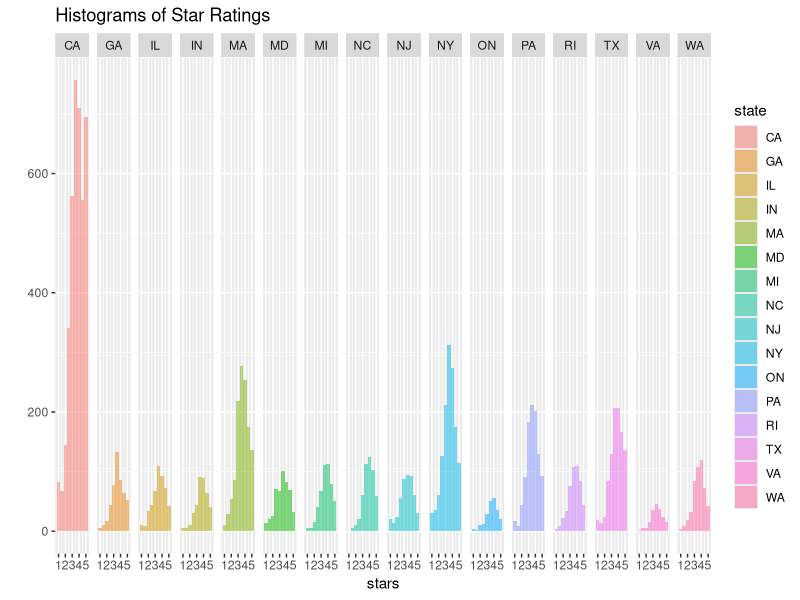
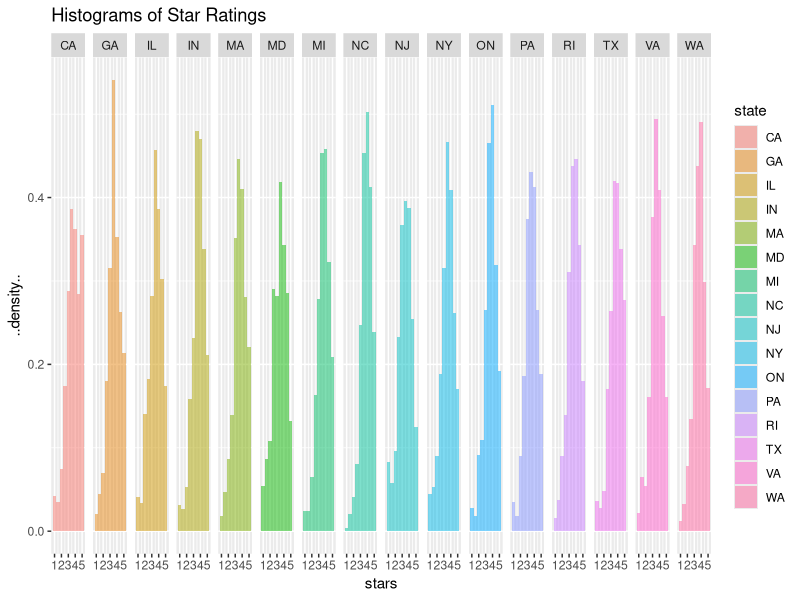
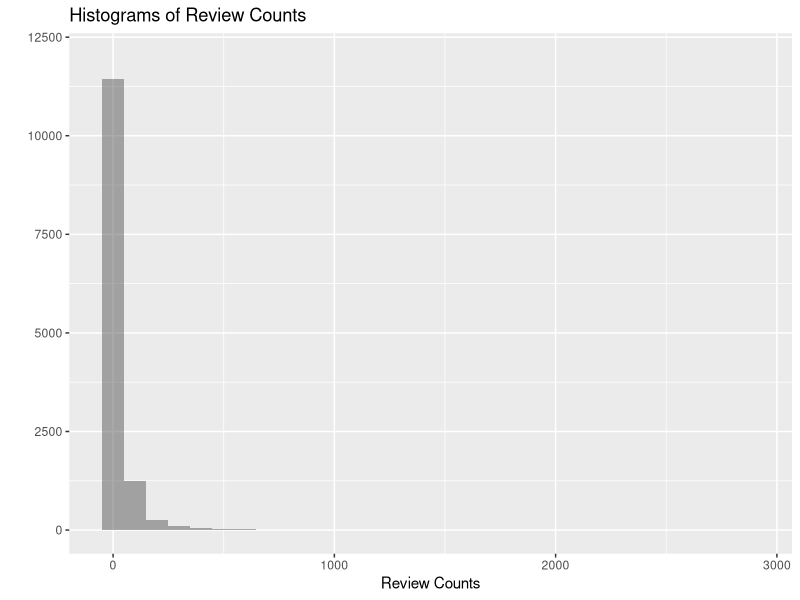
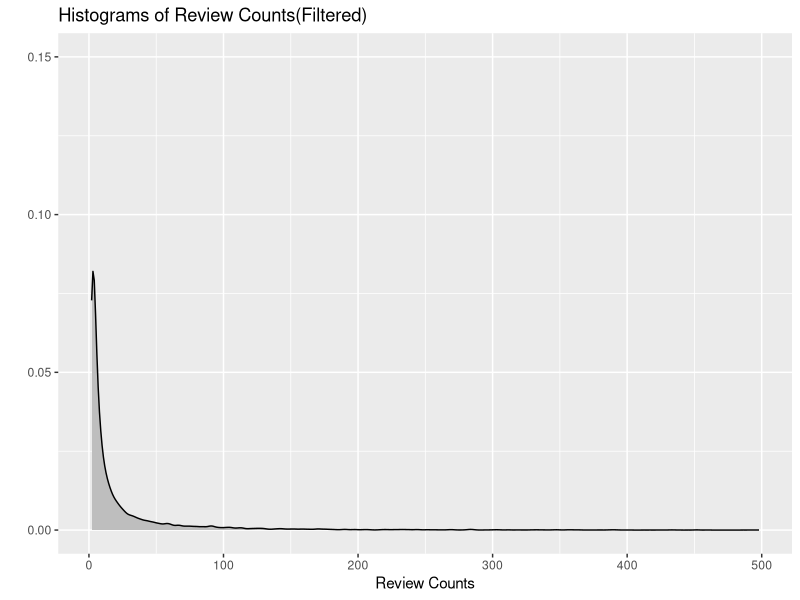
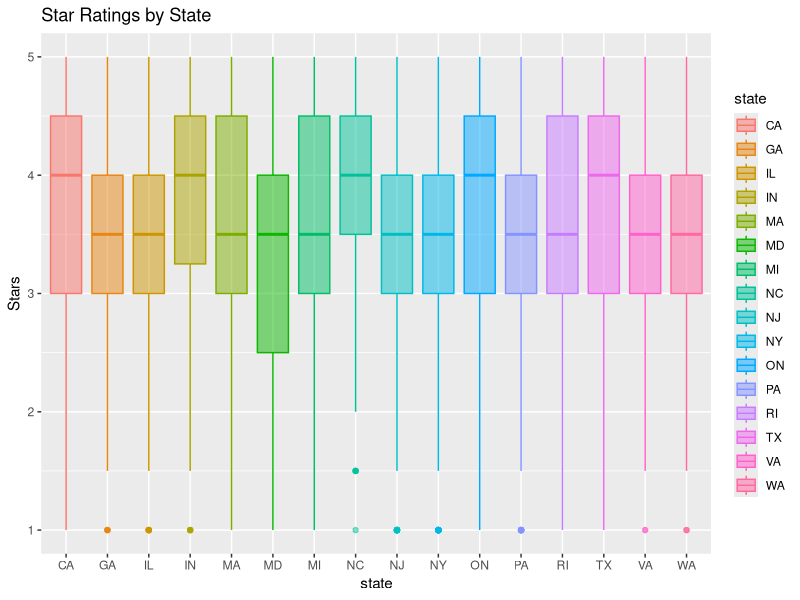
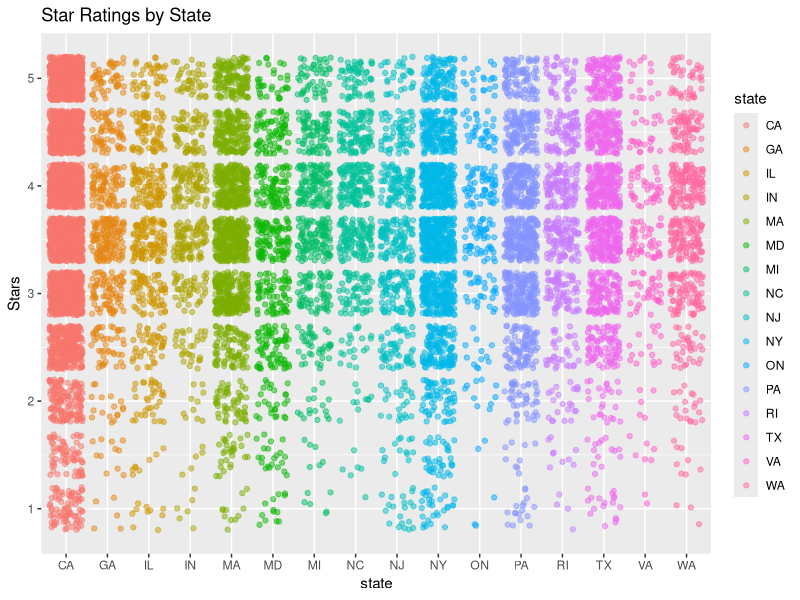

Source code (R) for these figures, in order: (Note: this script raises an error after producing the figures.)
library(ggplot2)
library(plyr)

data.input <- read.table("businessdata.tsv", header = TRUE, sep = "\t", quote = "\"", dec = ".", fill = TRUE, comment.char = "")
data.input <- na.omit(data.input)
head(data.input,n=10)

#star ratings count
qplot(stars, data=data.input, geom="histogram", fill=state, binwidth=0.5, facets=.~state, alpha = I(1/2), margins = 2, main="Histograms of Star Ratings")

#star ratings density 
qplot(stars, y = ..density.., data=data.input, geom="histogram", fill=state, binwidth=0.5, margins = 2, facets=.~state, alpha = I(1/2), main="Histograms of Star Ratings")

#review_count count
qplot(review_count, data=data.input, alpha=I(0.5), geom="histogram", xlab="Review Counts", main="Histograms of Review Counts") + ylim(0,12000)

#review_count density
data.sub <- subset(data.input, review_count <= 500)
qplot(review_count, data=data.sub, color=I("black"), fill=I("grey"), geom="density", xlab="Review Counts", main="Histograms of Review Counts(Filtered)") + ylim(0.00,0.15)

#Box plot of star ratings
qplot(state, stars, data=data.input, geom="boxplot", fill=state, color=state, binwidth=0.5, alpha=I(0.5), ylab="Stars", main="Star Ratings by State")

#Jittered Plot of Star Ratings by States
qplot(state, stars, data=data.input, geom="jitter", fill=state, color=state, binwidth=0.5, alpha=I(0.5), ylab="Stars", main="Star Ratings by State")

#Bar Chart of Number of Businesses by State
qplot(reorder(state, state, function(x) -length(x)), data=data.input, geom="histogram", FUN='sum', alpha=I(0.7))

#Jittered Scatterplot of Stars and Review Counts
qplot(stars, review_count, data=data.input, geom="jitter", fill=state, color=state, binwidth=0.5, alpha=I(0.5))

#Slice and Dice Data with plyr
#Subsetting Data
data.sub <- ddply(data.input, c("main_category","city"), transform, rank = rank(-stars, ties.method = "first"))
top.five <- subset(data.sub, rank<=5 & main_category == "Chinese")
top.five <- subset(top.five, select = c(2, 1, 7))
top.rank <- top.five[order(top.five$city, top.five$rank),]
top.rank

#Summarize Data
data.summary <- aggregate(list(mean_reviews=data.input$review_count), by=list(state = data.input$state), mean)
qplot(reorder(state, mean_reviews, function(x)-x), y=data.summary$mean_reviews, data=data.summary, alpha=I(0.7), geom="histogram", stat="identity", ylab="Mean Review Counts")
